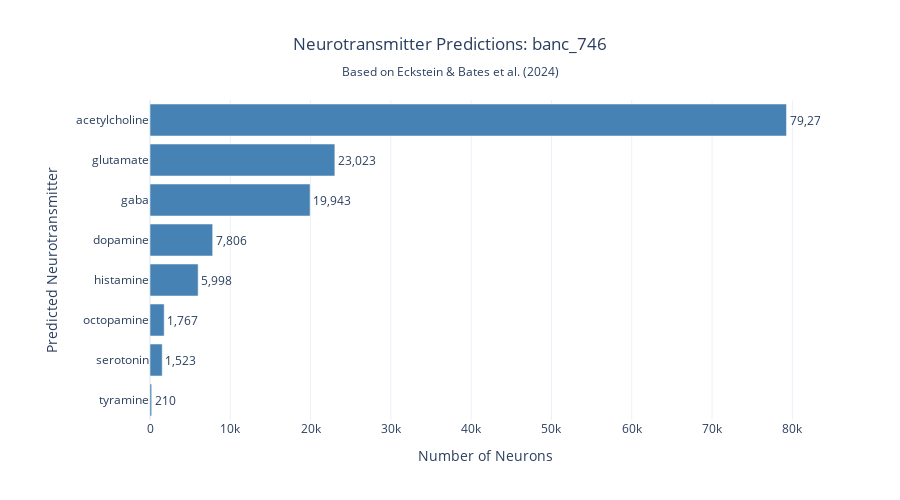

The code cell stored with this chart in its notebook:
### Markdown cell above
### Neurotransmitter Distribution

Neurotransmitter predictions are based on [Eckstein & Bates et al. (2024) *Cell*](https://doi.org/10.1016/j.cell.2024.03.016).

### Code cell
# Count neurotransmitter predictions
nt_counts = meta['neurotransmitter_predicted'].value_counts().dropna().sort_values(ascending=True)

# Create bar plot
fig = go.Figure()

fig.add_trace(go.Bar(
    y=nt_counts.index,
    x=nt_counts.values,
    orientation='h',
    marker_color='steelblue',
    text=nt_counts.values,
    texttemplate='%{text:,}',
    textposition='outside',
    hovertemplate='<b>%{y}</b><br>Count: %{x:,}<extra></extra>'
))

fig.update_layout(
    title=dict(
        text=f"Neurotransmitter Predictions: {DATASET}<br><sub>Based on Eckstein & Bates et al. (2024)</sub>",
        x=0.5,
        xanchor='center'
    ),
    xaxis_title="Number of Neurons",
    yaxis_title="Predicted Neurotransmitter",
    template="plotly_white",
    height=500,
    margin=dict(l=150)
)

# Save plot
save_plot(fig, "neurotransmitter_distribution")

fig.show()

print(f"\nTotal neurons with NT predictions: {nt_counts.sum():,}")

### Figure 1 — Plotly figure (JSON) as saved in the notebook; plotly's stock layout.template omitted (floating-point values rounded to 4 significant figures)
{"data": [{"hovertemplate": "<b>%{y}</b><br>Count: %{x:,}<extra></extra>", "marker": {"color": "steelblue"}, "orientation": "h", "text": [210.0, 1523.0, 1767.0, 5998.0, 7806.0, 19940.0, 23020.0, 79270.0], "textposition": "outside", "texttemplate": "%{text:,}", "type": "bar", "x": [210, 1523, 1767, 5998, 7806, 19943, 23023, 79274], "y": ["tyramine", "serotonin", "octopamine", "histamine", "dopamine", "gaba", "glutamate", "acetylcholine"]}], "layout": {"height": 500, "margin": {"l": 150}, "title": {"text": "Neurotransmitter Predictions: banc_746<br><sub>Based on Eckstein & Bates et al. (2024)</sub>", "x": 0.5, "xanchor": "center"}, "xaxis": {"title": {"text": "Number of Neurons"}}, "yaxis": {"title": {"text": "Predicted Neurotransmitter"}}}}
